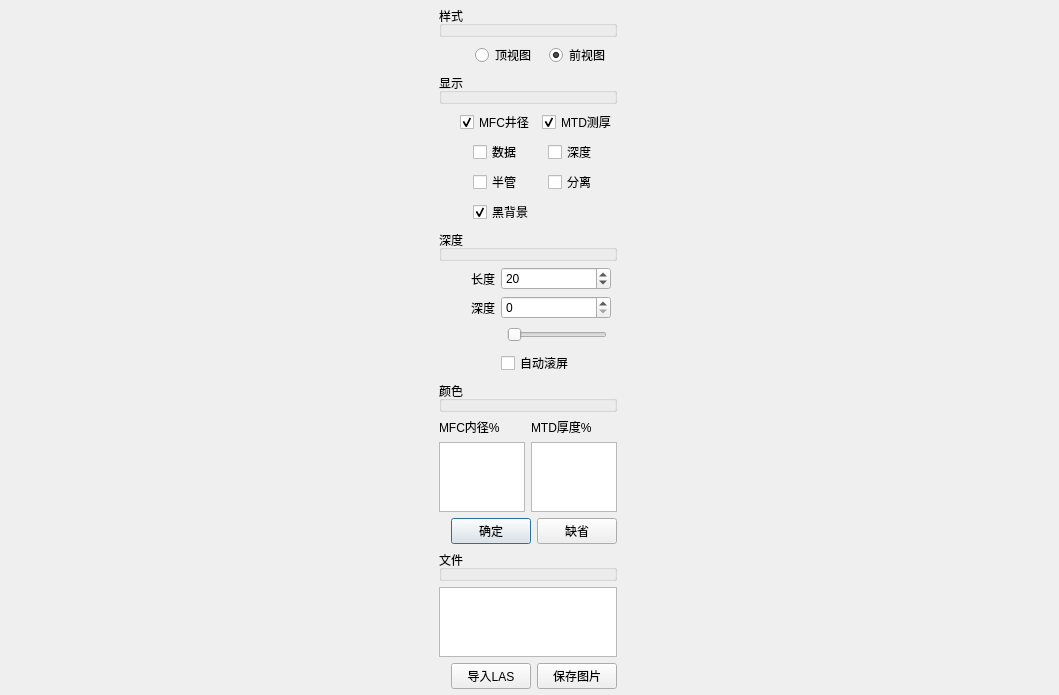
<?xml version="1.0" encoding="UTF-8"?>
<ui version="4.0">
 <class>casing3D</class>
 <widget class="QDialog" name="casing3D">
  <property name="enabled">
   <bool>true</bool>
  </property>
  <property name="geometry">
   <rect>
    <x>0</x>
    <y>0</y>
    <width>1059</width>
    <height>633</height>
   </rect>
  </property>
  <property name="windowTitle">
   <string>套管成像 (鼠标控制：左键旋转 右键缩放 中键拉伸 滚轮深度)</string>
  </property>
  <property name="windowIcon">
   <iconset resource="nemo.qrc">
    <normaloff>:/image/image/nemo.ico</normaloff>:/image/image/nemo.ico</iconset>
  </property>
  <property name="styleSheet">
   <string notr="true"/>
  </property>
  <layout class="QHBoxLayout" name="hGL" stretch="0">
   <property name="spacing">
    <number>0</number>
   </property>
   <property name="margin">
    <number>0</number>
   </property>
   <item>
    <widget class="QWidget" name="option" native="true">
     <property name="maximumSize">
      <size>
       <width>180</width>
       <height>16777215</height>
      </size>
     </property>
     <layout class="QVBoxLayout" name="verticalLayout" stretch="0,0,0,0,0,0,0,0,0,0,0,0,0,0,0,0,0,0,0">
      <property name="spacing">
       <number>6</number>
      </property>
      <property name="leftMargin">
       <number>0</number>
      </property>
      <property name="topMargin">
       <number>6</number>
      </property>
      <property name="rightMargin">
       <number>2</number>
      </property>
      <property name="bottomMargin">
       <number>6</number>
      </property>
      <item>
       <widget class="QGroupBox" name="gbViewport">
        <property name="title">
         <string>样式</string>
        </property>
        <property name="flat">
         <bool>true</bool>
        </property>
       </widget>
      </item>
      <item>
       <layout class="QHBoxLayout" name="hViewport">
        <item>
         <spacer name="hs1">
          <property name="orientation">
           <enum>Qt::Horizontal</enum>
          </property>
          <property name="sizeHint" stdset="0">
           <size>
            <width>40</width>
            <height>20</height>
           </size>
          </property>
         </spacer>
        </item>
        <item>
         <widget class="QRadioButton" name="viewtop">
          <property name="text">
           <string>顶视图  </string>
          </property>
         </widget>
        </item>
        <item>
         <widget class="QRadioButton" name="viewfront">
          <property name="text">
           <string>前视图  </string>
          </property>
          <property name="checked">
           <bool>true</bool>
          </property>
         </widget>
        </item>
       </layout>
      </item>
      <item>
       <widget class="QGroupBox" name="gbShow">
        <property name="title">
         <string>显示</string>
        </property>
        <property name="flat">
         <bool>true</bool>
        </property>
       </widget>
      </item>
      <item>
       <layout class="QHBoxLayout" name="hShowTool" stretch="2,4,4">
        <item>
         <spacer name="hsTool">
          <property name="orientation">
           <enum>Qt::Horizontal</enum>
          </property>
          <property name="sizeHint" stdset="0">
           <size>
            <width>40</width>
            <height>20</height>
           </size>
          </property>
         </spacer>
        </item>
        <item>
         <widget class="QCheckBox" name="showMFC">
          <property name="text">
           <string>MFC井径</string>
          </property>
          <property name="checked">
           <bool>true</bool>
          </property>
         </widget>
        </item>
        <item>
         <widget class="QCheckBox" name="showMTD">
          <property name="text">
           <string>MTD测厚</string>
          </property>
          <property name="checked">
           <bool>true</bool>
          </property>
         </widget>
        </item>
       </layout>
      </item>
      <item>
       <layout class="QHBoxLayout" name="hShowData" stretch="2,4,4">
        <item>
         <spacer name="hsData">
          <property name="orientation">
           <enum>Qt::Horizontal</enum>
          </property>
          <property name="sizeHint" stdset="0">
           <size>
            <width>40</width>
            <height>20</height>
           </size>
          </property>
         </spacer>
        </item>
        <item>
         <widget class="QCheckBox" name="showData">
          <property name="text">
           <string>数据</string>
          </property>
          <property name="checked">
           <bool>false</bool>
          </property>
         </widget>
        </item>
        <item>
         <widget class="QCheckBox" name="showDep">
          <property name="text">
           <string>深度</string>
          </property>
         </widget>
        </item>
       </layout>
      </item>
      <item>
       <layout class="QHBoxLayout" name="hShowGrid" stretch="2,4,4">
        <item>
         <spacer name="hsGrid">
          <property name="orientation">
           <enum>Qt::Horizontal</enum>
          </property>
          <property name="sizeHint" stdset="0">
           <size>
            <width>40</width>
            <height>20</height>
           </size>
          </property>
         </spacer>
        </item>
        <item>
         <widget class="QCheckBox" name="showClip">
          <property name="text">
           <string>半管</string>
          </property>
          <property name="checked">
           <bool>false</bool>
          </property>
         </widget>
        </item>
        <item>
         <widget class="QCheckBox" name="showApart">
          <property name="text">
           <string>分离</string>
          </property>
          <property name="checked">
           <bool>false</bool>
          </property>
         </widget>
        </item>
       </layout>
      </item>
      <item>
       <layout class="QHBoxLayout" name="horizontalLayout" stretch="19,81">
        <item>
         <spacer name="horizontalSpacer">
          <property name="orientation">
           <enum>Qt::Horizontal</enum>
          </property>
          <property name="sizeHint" stdset="0">
           <size>
            <width>40</width>
            <height>20</height>
           </size>
          </property>
         </spacer>
        </item>
        <item>
         <widget class="QCheckBox" name="showBack">
          <property name="text">
           <string>黑背景</string>
          </property>
          <property name="checked">
           <bool>true</bool>
          </property>
         </widget>
        </item>
       </layout>
      </item>
      <item>
       <widget class="QGroupBox" name="gbDepth">
        <property name="title">
         <string>深度</string>
        </property>
        <property name="flat">
         <bool>true</bool>
        </property>
       </widget>
      </item>
      <item>
       <layout class="QHBoxLayout" name="hDepthLength" stretch="2,1,7">
        <property name="spacing">
         <number>6</number>
        </property>
        <property name="rightMargin">
         <number>6</number>
        </property>
        <item>
         <spacer name="hs5">
          <property name="orientation">
           <enum>Qt::Horizontal</enum>
          </property>
          <property name="sizeHint" stdset="0">
           <size>
            <width>40</width>
            <height>20</height>
           </size>
          </property>
         </spacer>
        </item>
        <item>
         <widget class="QLabel" name="lbllenth">
          <property name="toolTip">
           <string>单位：米/荧屏</string>
          </property>
          <property name="text">
           <string>长度</string>
          </property>
         </widget>
        </item>
        <item>
         <widget class="QDoubleSpinBox" name="dispLength">
          <property name="minimumSize">
           <size>
            <width>0</width>
            <height>0</height>
           </size>
          </property>
          <property name="decimals">
           <number>0</number>
          </property>
          <property name="minimum">
           <double>1.000000000000000</double>
          </property>
          <property name="maximum">
           <double>500.000000000000000</double>
          </property>
          <property name="value">
           <double>20.000000000000000</double>
          </property>
         </widget>
        </item>
       </layout>
      </item>
      <item>
       <layout class="QHBoxLayout" name="hlDepthGoto" stretch="2,1,7">
        <property name="spacing">
         <number>6</number>
        </property>
        <property name="rightMargin">
         <number>6</number>
        </property>
        <item>
         <spacer name="hs9">
          <property name="orientation">
           <enum>Qt::Horizontal</enum>
          </property>
          <property name="sizeHint" stdset="0">
           <size>
            <width>40</width>
            <height>20</height>
           </size>
          </property>
         </spacer>
        </item>
        <item>
         <widget class="QLabel" name="label">
          <property name="text">
           <string>深度</string>
          </property>
         </widget>
        </item>
        <item>
         <widget class="QDoubleSpinBox" name="depth">
          <property name="minimumSize">
           <size>
            <width>0</width>
            <height>0</height>
           </size>
          </property>
          <property name="decimals">
           <number>0</number>
          </property>
         </widget>
        </item>
       </layout>
      </item>
      <item>
       <layout class="QHBoxLayout" name="hDepth">
        <property name="topMargin">
         <number>0</number>
        </property>
        <property name="rightMargin">
         <number>10</number>
        </property>
        <item>
         <spacer name="hs8">
          <property name="orientation">
           <enum>Qt::Horizontal</enum>
          </property>
          <property name="sizeHint" stdset="0">
           <size>
            <width>40</width>
            <height>20</height>
           </size>
          </property>
         </spacer>
        </item>
        <item>
         <widget class="QSlider" name="depSelect">
          <property name="minimumSize">
           <size>
            <width>100</width>
            <height>0</height>
           </size>
          </property>
          <property name="maximumSize">
           <size>
            <width>100</width>
            <height>16777215</height>
           </size>
          </property>
          <property name="maximum">
           <number>100</number>
          </property>
          <property name="singleStep">
           <number>1</number>
          </property>
          <property name="pageStep">
           <number>5</number>
          </property>
          <property name="orientation">
           <enum>Qt::Horizontal</enum>
          </property>
         </widget>
        </item>
       </layout>
      </item>
      <item>
       <layout class="QHBoxLayout" name="hDepthAuto" stretch="35,65">
        <item>
         <spacer name="hs6">
          <property name="orientation">
           <enum>Qt::Horizontal</enum>
          </property>
          <property name="sizeHint" stdset="0">
           <size>
            <width>40</width>
            <height>20</height>
           </size>
          </property>
         </spacer>
        </item>
        <item>
         <widget class="QCheckBox" name="depAuto">
          <property name="minimumSize">
           <size>
            <width>0</width>
            <height>0</height>
           </size>
          </property>
          <property name="text">
           <string>自动滚屏</string>
          </property>
         </widget>
        </item>
       </layout>
      </item>
      <item>
       <widget class="QGroupBox" name="gbColor">
        <property name="title">
         <string>颜色</string>
        </property>
        <property name="flat">
         <bool>true</bool>
        </property>
       </widget>
      </item>
      <item>
       <layout class="QHBoxLayout" name="hColortitle">
        <item>
         <widget class="QLabel" name="lblColorMFC">
          <property name="text">
           <string>MFC内径%</string>
          </property>
          <property name="margin">
           <number>2</number>
          </property>
         </widget>
        </item>
        <item>
         <widget class="QLabel" name="lblColorMTD">
          <property name="text">
           <string>MTD厚度%</string>
          </property>
          <property name="margin">
           <number>2</number>
          </property>
         </widget>
        </item>
       </layout>
      </item>
      <item>
       <layout class="QHBoxLayout" name="hColor">
        <item>
         <widget class="QTableWidget" name="mfcColor">
          <property name="maximumSize">
           <size>
            <width>16777215</width>
            <height>400</height>
           </size>
          </property>
          <property name="toolTip">
           <string>(实测半径-原始半径) / 厚度</string>
          </property>
          <property name="frameShape">
           <enum>QFrame::StyledPanel</enum>
          </property>
          <property name="verticalScrollBarPolicy">
           <enum>Qt::ScrollBarAlwaysOff</enum>
          </property>
          <property name="horizontalScrollBarPolicy">
           <enum>Qt::ScrollBarAlwaysOff</enum>
          </property>
          <property name="selectionMode">
           <enum>QAbstractItemView::SingleSelection</enum>
          </property>
          <property name="selectionBehavior">
           <enum>QAbstractItemView::SelectRows</enum>
          </property>
          <property name="wordWrap">
           <bool>false</bool>
          </property>
          <property name="cornerButtonEnabled">
           <bool>false</bool>
          </property>
          <attribute name="horizontalHeaderVisible">
           <bool>false</bool>
          </attribute>
          <attribute name="horizontalHeaderDefaultSectionSize">
           <number>40</number>
          </attribute>
          <attribute name="horizontalHeaderHighlightSections">
           <bool>true</bool>
          </attribute>
          <attribute name="horizontalHeaderMinimumSectionSize">
           <number>10</number>
          </attribute>
          <attribute name="verticalHeaderVisible">
           <bool>false</bool>
          </attribute>
          <attribute name="verticalHeaderDefaultSectionSize">
           <number>16</number>
          </attribute>
          <attribute name="verticalHeaderMinimumSectionSize">
           <number>10</number>
          </attribute>
          <attribute name="verticalHeaderShowSortIndicator" stdset="0">
           <bool>false</bool>
          </attribute>
          <attribute name="verticalHeaderStretchLastSection">
           <bool>false</bool>
          </attribute>
          <column>
           <property name="text">
            <string>差值</string>
           </property>
           <property name="foreground">
            <brush brushstyle="NoBrush">
             <color alpha="255">
              <red>0</red>
              <green>0</green>
              <blue>0</blue>
             </color>
            </brush>
           </property>
          </column>
          <column>
           <property name="text">
            <string>颜色</string>
           </property>
          </column>
         </widget>
        </item>
        <item>
         <widget class="QTableWidget" name="mtdColor">
          <property name="maximumSize">
           <size>
            <width>16777215</width>
            <height>400</height>
           </size>
          </property>
          <property name="toolTip">
           <string>实测厚度 / 原始厚度</string>
          </property>
          <property name="verticalScrollBarPolicy">
           <enum>Qt::ScrollBarAlwaysOff</enum>
          </property>
          <property name="horizontalScrollBarPolicy">
           <enum>Qt::ScrollBarAlwaysOff</enum>
          </property>
          <property name="alternatingRowColors">
           <bool>false</bool>
          </property>
          <property name="selectionMode">
           <enum>QAbstractItemView::SingleSelection</enum>
          </property>
          <property name="selectionBehavior">
           <enum>QAbstractItemView::SelectRows</enum>
          </property>
          <property name="wordWrap">
           <bool>false</bool>
          </property>
          <property name="cornerButtonEnabled">
           <bool>false</bool>
          </property>
          <attribute name="horizontalHeaderVisible">
           <bool>false</bool>
          </attribute>
          <attribute name="horizontalHeaderDefaultSectionSize">
           <number>40</number>
          </attribute>
          <attribute name="horizontalHeaderHighlightSections">
           <bool>false</bool>
          </attribute>
          <attribute name="verticalHeaderVisible">
           <bool>false</bool>
          </attribute>
          <attribute name="verticalHeaderDefaultSectionSize">
           <number>16</number>
          </attribute>
          <column>
           <property name="text">
            <string>差值</string>
           </property>
           <property name="background">
            <color>
             <red>0</red>
             <green>0</green>
             <blue>0</blue>
            </color>
           </property>
           <property name="foreground">
            <brush brushstyle="NoBrush">
             <color alpha="255">
              <red>0</red>
              <green>0</green>
              <blue>0</blue>
             </color>
            </brush>
           </property>
          </column>
          <column>
           <property name="text">
            <string>颜色</string>
           </property>
           <property name="background">
            <color>
             <red>0</red>
             <green>0</green>
             <blue>0</blue>
            </color>
           </property>
           <property name="foreground">
            <brush brushstyle="NoBrush">
             <color alpha="255">
              <red>255</red>
              <green>255</green>
              <blue>255</blue>
             </color>
            </brush>
           </property>
          </column>
         </widget>
        </item>
       </layout>
      </item>
      <item>
       <layout class="QHBoxLayout" name="hColorButton">
        <item>
         <spacer name="hs7">
          <property name="orientation">
           <enum>Qt::Horizontal</enum>
          </property>
          <property name="sizeHint" stdset="0">
           <size>
            <width>40</width>
            <height>20</height>
           </size>
          </property>
         </spacer>
        </item>
        <item>
         <widget class="QPushButton" name="colorOK">
          <property name="styleSheet">
           <string notr="true"/>
          </property>
          <property name="text">
           <string>确定</string>
          </property>
         </widget>
        </item>
        <item>
         <widget class="QPushButton" name="colorReset">
          <property name="styleSheet">
           <string notr="true"/>
          </property>
          <property name="text">
           <string>缺省</string>
          </property>
         </widget>
        </item>
       </layout>
      </item>
      <item>
       <widget class="QGroupBox" name="gbFile">
        <property name="title">
         <string>文件</string>
        </property>
        <property name="flat">
         <bool>true</bool>
        </property>
       </widget>
      </item>
      <item>
       <widget class="QListWidget" name="files">
        <property name="maximumSize">
         <size>
          <width>16777215</width>
          <height>120</height>
         </size>
        </property>
       </widget>
      </item>
      <item>
       <layout class="QHBoxLayout" name="hFile">
        <item>
         <spacer name="hs2">
          <property name="orientation">
           <enum>Qt::Horizontal</enum>
          </property>
          <property name="sizeHint" stdset="0">
           <size>
            <width>40</width>
            <height>20</height>
           </size>
          </property>
         </spacer>
        </item>
        <item>
         <widget class="QPushButton" name="importLAS">
          <property name="text">
           <string>导入LAS</string>
          </property>
         </widget>
        </item>
        <item>
         <widget class="QPushButton" name="saveBmp">
          <property name="styleSheet">
           <string notr="true"/>
          </property>
          <property name="text">
           <string>保存图片</string>
          </property>
         </widget>
        </item>
       </layout>
      </item>
     </layout>
    </widget>
   </item>
  </layout>
 </widget>
 <resources>
  <include location="nemo.qrc"/>
 </resources>
 <connections>
  <connection>
   <sender>mfcColor</sender>
   <signal>cellClicked(int,int)</signal>
   <receiver>casing3D</receiver>
   <slot>on_color_click()</slot>
   <hints>
    <hint type="sourcelabel">
     <x>524</x>
     <y>419</y>
    </hint>
    <hint type="destinationlabel">
     <x>734</x>
     <y>432</y>
    </hint>
   </hints>
  </connection>
  <connection>
   <sender>mtdColor</sender>
   <signal>cellClicked(int,int)</signal>
   <receiver>casing3D</receiver>
   <slot>on_color_click()</slot>
   <hints>
    <hint type="sourcelabel">
     <x>615</x>
     <y>419</y>
    </hint>
    <hint type="destinationlabel">
     <x>727</x>
     <y>382</y>
    </hint>
   </hints>
  </connection>
  <connection>
   <sender>depAuto</sender>
   <signal>clicked(bool)</signal>
   <receiver>casing3D</receiver>
   <slot>on_auto_depth()</slot>
   <hints>
    <hint type="sourcelabel">
     <x>615</x>
     <y>302</y>
    </hint>
    <hint type="destinationlabel">
     <x>668</x>
     <y>295</y>
    </hint>
   </hints>
  </connection>
  <connection>
   <sender>colorOK</sender>
   <signal>clicked()</signal>
   <receiver>casing3D</receiver>
   <slot>on_colorOk_click()</slot>
   <hints>
    <hint type="sourcelabel">
     <x>534</x>
     <y>497</y>
    </hint>
    <hint type="destinationlabel">
     <x>735</x>
     <y>502</y>
    </hint>
   </hints>
  </connection>
  <connection>
   <sender>colorReset</sender>
   <signal>clicked()</signal>
   <receiver>casing3D</receiver>
   <slot>on_colorReset_click()</slot>
   <hints>
    <hint type="sourcelabel">
     <x>615</x>
     <y>497</y>
    </hint>
    <hint type="destinationlabel">
     <x>735</x>
     <y>535</y>
    </hint>
   </hints>
  </connection>
  <connection>
   <sender>saveBmp</sender>
   <signal>clicked()</signal>
   <receiver>casing3D</receiver>
   <slot>on_savebmp_click()</slot>
   <hints>
    <hint type="sourcelabel">
     <x>615</x>
     <y>625</y>
    </hint>
    <hint type="destinationlabel">
     <x>736</x>
     <y>599</y>
    </hint>
   </hints>
  </connection>
  <connection>
   <sender>viewtop</sender>
   <signal>clicked(bool)</signal>
   <receiver>casing3D</receiver>
   <slot>on_viewport_click()</slot>
   <hints>
    <hint type="sourcelabel">
     <x>538</x>
     <y>42</y>
    </hint>
    <hint type="destinationlabel">
     <x>740</x>
     <y>49</y>
    </hint>
   </hints>
  </connection>
  <connection>
   <sender>viewfront</sender>
   <signal>clicked(bool)</signal>
   <receiver>casing3D</receiver>
   <slot>on_viewport_click()</slot>
   <hints>
    <hint type="sourcelabel">
     <x>615</x>
     <y>41</y>
    </hint>
    <hint type="destinationlabel">
     <x>746</x>
     <y>17</y>
    </hint>
   </hints>
  </connection>
  <connection>
   <sender>files</sender>
   <signal>currentTextChanged(QString)</signal>
   <receiver>casing3D</receiver>
   <slot>on_files_change()</slot>
   <hints>
    <hint type="sourcelabel">
     <x>616</x>
     <y>595</y>
    </hint>
    <hint type="destinationlabel">
     <x>741</x>
     <y>563</y>
    </hint>
   </hints>
  </connection>
  <connection>
   <sender>showMFC</sender>
   <signal>clicked(bool)</signal>
   <receiver>casing3D</receiver>
   <slot>on_show_click()</slot>
   <hints>
    <hint type="sourcelabel">
     <x>496</x>
     <y>82</y>
    </hint>
    <hint type="destinationlabel">
     <x>665</x>
     <y>72</y>
    </hint>
   </hints>
  </connection>
  <connection>
   <sender>showMTD</sender>
   <signal>clicked(bool)</signal>
   <receiver>casing3D</receiver>
   <slot>on_show_click()</slot>
   <hints>
    <hint type="sourcelabel">
     <x>586</x>
     <y>83</y>
    </hint>
    <hint type="destinationlabel">
     <x>811</x>
     <y>73</y>
    </hint>
   </hints>
  </connection>
  <connection>
   <sender>showBack</sender>
   <signal>clicked(bool)</signal>
   <receiver>casing3D</receiver>
   <slot>on_show_click()</slot>
   <hints>
    <hint type="sourcelabel">
     <x>615</x>
     <y>172</y>
    </hint>
    <hint type="destinationlabel">
     <x>689</x>
     <y>92</y>
    </hint>
   </hints>
  </connection>
  <connection>
   <sender>showData</sender>
   <signal>clicked(bool)</signal>
   <receiver>casing3D</receiver>
   <slot>on_show_click()</slot>
   <hints>
    <hint type="sourcelabel">
     <x>543</x>
     <y>116</y>
    </hint>
    <hint type="destinationlabel">
     <x>829</x>
     <y>85</y>
    </hint>
   </hints>
  </connection>
  <connection>
   <sender>showClip</sender>
   <signal>clicked(bool)</signal>
   <receiver>casing3D</receiver>
   <slot>on_show_click()</slot>
   <hints>
    <hint type="sourcelabel">
     <x>543</x>
     <y>144</y>
    </hint>
    <hint type="destinationlabel">
     <x>831</x>
     <y>123</y>
    </hint>
   </hints>
  </connection>
  <connection>
   <sender>showApart</sender>
   <signal>clicked(bool)</signal>
   <receiver>casing3D</receiver>
   <slot>on_show_click()</slot>
   <hints>
    <hint type="sourcelabel">
     <x>615</x>
     <y>144</y>
    </hint>
    <hint type="destinationlabel">
     <x>699</x>
     <y>165</y>
    </hint>
   </hints>
  </connection>
  <connection>
   <sender>depth</sender>
   <signal>valueChanged(double)</signal>
   <receiver>casing3D</receiver>
   <slot>on_set_depth()</slot>
   <hints>
    <hint type="sourcelabel">
     <x>610</x>
     <y>248</y>
    </hint>
    <hint type="destinationlabel">
     <x>694</x>
     <y>235</y>
    </hint>
   </hints>
  </connection>
  <connection>
   <sender>dispLength</sender>
   <signal>valueChanged(double)</signal>
   <receiver>casing3D</receiver>
   <slot>on_depth_len_change()</slot>
   <hints>
    <hint type="sourcelabel">
     <x>610</x>
     <y>220</y>
    </hint>
    <hint type="destinationlabel">
     <x>692</x>
     <y>207</y>
    </hint>
   </hints>
  </connection>
  <connection>
   <sender>depSelect</sender>
   <signal>actionTriggered(int)</signal>
   <receiver>casing3D</receiver>
   <slot>on_change_depth()</slot>
   <hints>
    <hint type="sourcelabel">
     <x>606</x>
     <y>275</y>
    </hint>
    <hint type="destinationlabel">
     <x>688</x>
     <y>266</y>
    </hint>
   </hints>
  </connection>
  <connection>
   <sender>importLAS</sender>
   <signal>clicked()</signal>
   <receiver>casing3D</receiver>
   <slot>on_import_las()</slot>
   <hints>
    <hint type="sourcelabel">
     <x>534</x>
     <y>625</y>
    </hint>
    <hint type="destinationlabel">
     <x>733</x>
     <y>643</y>
    </hint>
   </hints>
  </connection>
  <connection>
   <sender>showDep</sender>
   <signal>clicked(bool)</signal>
   <receiver>casing3D</receiver>
   <slot>on_show_click()</slot>
   <hints>
    <hint type="sourcelabel">
     <x>579</x>
     <y>113</y>
    </hint>
    <hint type="destinationlabel">
     <x>700</x>
     <y>133</y>
    </hint>
   </hints>
  </connection>
 </connections>
 <slots>
  <slot>on_colorOk_click()</slot>
  <slot>on_colorReset_click()</slot>
  <slot>on_savebmp_click()</slot>
  <slot>on_viewport_click()</slot>
  <slot>on_grid_click()</slot>
  <slot>on_set_depth()</slot>
  <slot>on_files_change()</slot>
  <slot>on_depth_len_change()</slot>
  <slot>on_import_las()</slot>
  <slot>on_color_click()</slot>
  <slot>on_auto_depth()</slot>
  <slot>on_show_click()</slot>
  <slot>on_change_depth()</slot>
 </slots>
</ui>
